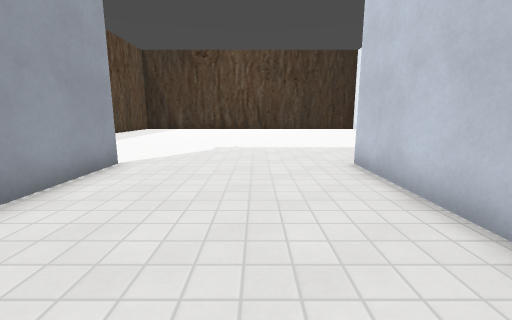
[1] (above)

16 first-person views from a walk through a level from a Godot 3-D game. The camera is 1.2 m above the floor, tilts 10° down and sees 90° across. The floor is counted in squares, 1 m on a side. Each view is taken from the middle of a square. On the plan, view 1 faces up. The plan holds only what a view shows up to about 12 squares ahead; the rest is blank. The place goes on beyond the plan. Some surface patterns are stand-ins.

[2]
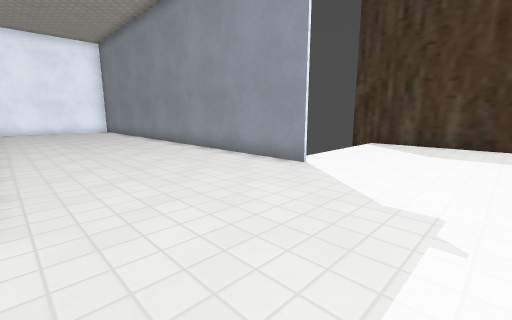

[3]
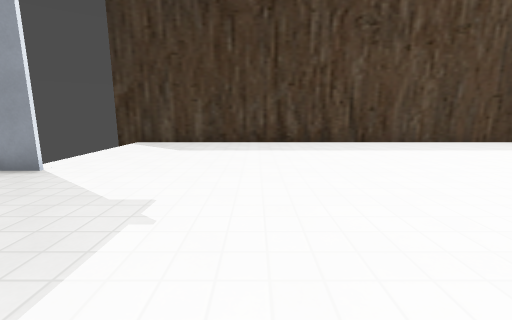

[4]
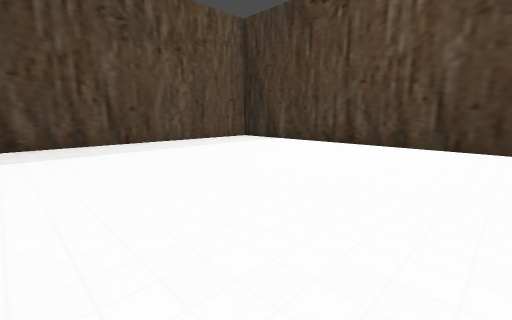

[5]
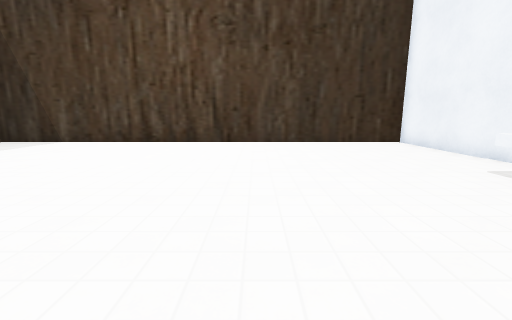

[6]
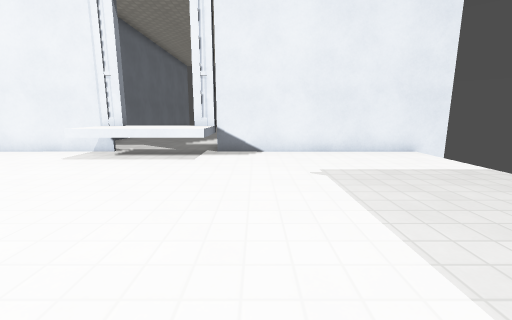

[7]
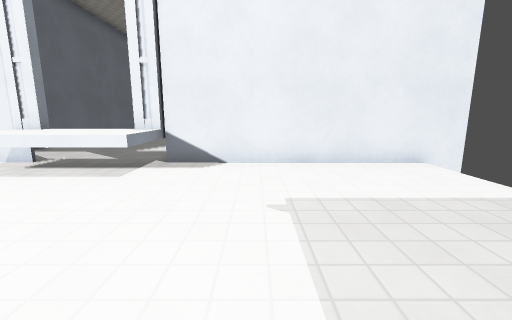

[8]
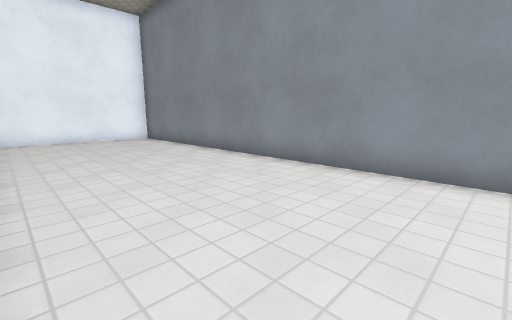

[9]
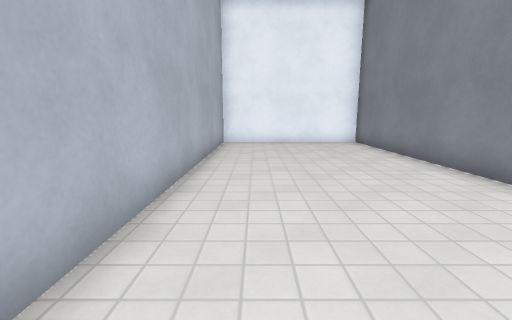

[10]
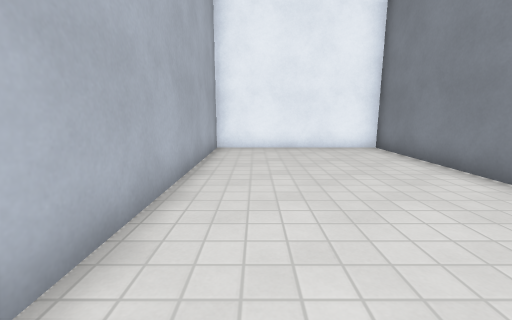

[11]
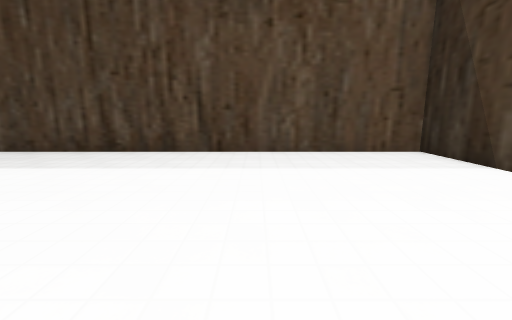

[12]
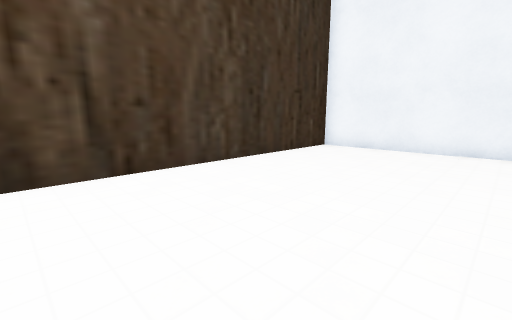

[13]
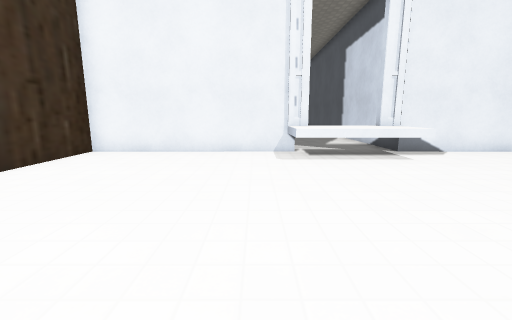

[14]
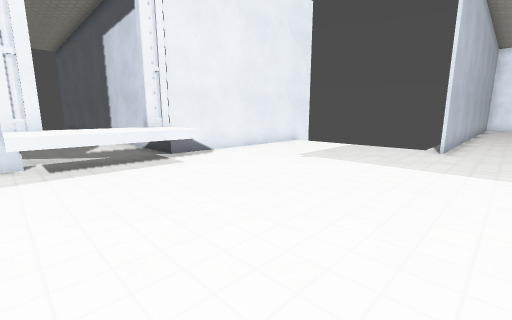

[15]
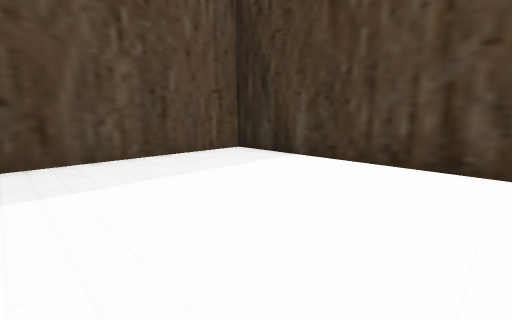

[16]
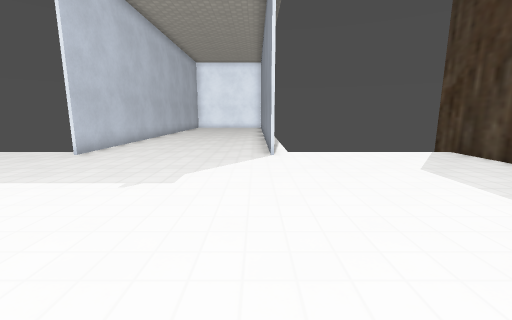

### Floor plan
Points are (right, up) in squares from view 1. A wall is a line through its corners. A room is listed if a view was taken in it or the views show most of it. See-through windows are left out.
Room 1 (views 1, 2, 3, 4, 5, 6, 7, 8, 9, 10, 11, 12, 13, 14, 15, 16)
walls: (-3.5, 6.4) (-3.5, -10.4) (2.4, -10.4) (2.4, 6.4); (8.8, 12.3) (6.6, 12.3); (8.5, 15.3) (8.5, 22.5) (-9.4, 22.5) (-9.4, 4.8); (8.5, 4.6) (8.5, 13)
low walls: (6.6, 12.3) (6.6, 16) (7.6, 16)
ways out: opening at (8.5, 14)

Positions as (right, up) in squares from view 1, and headings:
1: (0, 0), facing up
2: (2, 10), facing down-left
3: (2, 11), facing left
4: (2, 12), facing up-left
5: (2, 11), facing up
6: (0, 11), facing right
7: (2, 10), facing right
8: (2, 3), facing down-left
9: (1, 1), facing down
10: (1, -1), facing down
11: (-1, 17), facing left
12: (-1, 17), facing up-right
13: (0, 17), facing right
14: (1, 16), facing down-right
15: (-2, 16), facing up-left
16: (-3, 14), facing down
